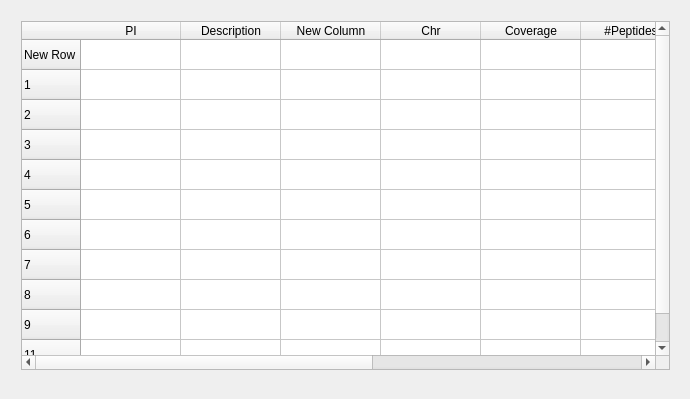
<?xml version="1.0" encoding="UTF-8"?>
<ui version="4.0">
 <class>Table</class>
 <widget class="QWidget" name="Table">
  <property name="geometry">
   <rect>
    <x>0</x>
    <y>0</y>
    <width>690</width>
    <height>399</height>
   </rect>
  </property>
  <property name="maximumSize">
   <size>
    <width>16777215</width>
    <height>16777215</height>
   </size>
  </property>
  <property name="windowTitle">
   <string>Table</string>
  </property>
  <widget class="QWidget" name="verticalLayoutWidget">
   <property name="geometry">
    <rect>
     <x>10</x>
     <y>10</y>
     <width>671</width>
     <height>371</height>
    </rect>
   </property>
   <layout class="QVBoxLayout" name="verticalLayout">
    <item>
     <widget class="QTableWidget" name="tableWidget">
      <row>
       <property name="text">
        <string>New Row</string>
       </property>
      </row>
      <row>
       <property name="text">
        <string>1</string>
       </property>
      </row>
      <row>
       <property name="text">
        <string>2</string>
       </property>
      </row>
      <row>
       <property name="text">
        <string>3</string>
       </property>
      </row>
      <row>
       <property name="text">
        <string>4</string>
       </property>
      </row>
      <row>
       <property name="text">
        <string>5</string>
       </property>
      </row>
      <row>
       <property name="text">
        <string>6</string>
       </property>
      </row>
      <row>
       <property name="text">
        <string>7</string>
       </property>
      </row>
      <row>
       <property name="text">
        <string>8</string>
       </property>
      </row>
      <row>
       <property name="text">
        <string>9</string>
       </property>
      </row>
      <row>
       <property name="text">
        <string>11</string>
       </property>
      </row>
      <column>
       <property name="text">
        <string>PI</string>
       </property>
      </column>
      <column>
       <property name="text">
        <string>Description</string>
       </property>
      </column>
      <column>
       <property name="text">
        <string>New Column</string>
       </property>
      </column>
      <column>
       <property name="text">
        <string>Chr</string>
       </property>
      </column>
      <column>
       <property name="text">
        <string>Coverage</string>
       </property>
      </column>
      <column>
       <property name="text">
        <string>#Peptides</string>
       </property>
      </column>
      <column>
       <property name="text">
        <string>#Spectra</string>
       </property>
      </column>
      <column>
       <property name="text">
        <string>M92Quant</string>
       </property>
      </column>
      <column>
       <property name="text">
        <string>Confidence</string>
       </property>
      </column>
     </widget>
    </item>
   </layout>
  </widget>
 </widget>
 <layoutdefault spacing="6" margin="11"/>
 <resources/>
 <connections/>
</ui>
